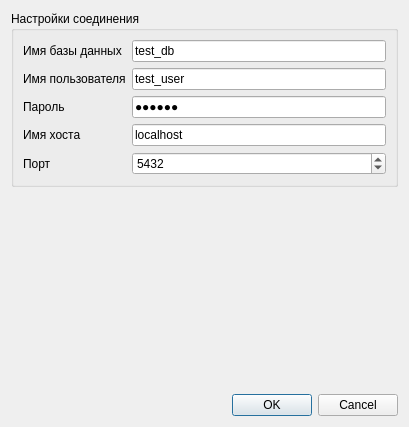
<?xml version="1.0" encoding="UTF-8"?>
<ui version="4.0">
 <class>sqlconnectiondialog</class>
 <widget class="QWidget" name="sqlconnectiondialog">
  <property name="geometry">
   <rect>
    <x>0</x>
    <y>0</y>
    <width>409</width>
    <height>427</height>
   </rect>
  </property>
  <property name="windowTitle">
   <string>Form</string>
  </property>
  <layout class="QVBoxLayout" name="verticalLayout_2">
   <item>
    <widget class="QGroupBox" name="groupBox">
     <property name="title">
      <string>Настройки соединения</string>
     </property>
     <layout class="QVBoxLayout" name="verticalLayout">
      <item>
       <layout class="QFormLayout" name="formLayout">
        <item row="0" column="0">
         <widget class="QLabel" name="label">
          <property name="text">
           <string>Имя базы данных</string>
          </property>
         </widget>
        </item>
        <item row="0" column="1">
         <widget class="QLineEdit" name="editNameDB">
          <property name="sizePolicy">
           <sizepolicy hsizetype="MinimumExpanding" vsizetype="Fixed">
            <horstretch>0</horstretch>
            <verstretch>0</verstretch>
           </sizepolicy>
          </property>
          <property name="text">
           <string>test_db</string>
          </property>
         </widget>
        </item>
        <item row="1" column="0">
         <widget class="QLabel" name="label_2">
          <property name="text">
           <string>Имя пользователя</string>
          </property>
         </widget>
        </item>
        <item row="1" column="1">
         <widget class="QLineEdit" name="editNameUser">
          <property name="sizePolicy">
           <sizepolicy hsizetype="MinimumExpanding" vsizetype="Fixed">
            <horstretch>0</horstretch>
            <verstretch>0</verstretch>
           </sizepolicy>
          </property>
          <property name="text">
           <string>test_user</string>
          </property>
         </widget>
        </item>
        <item row="2" column="0">
         <widget class="QLabel" name="label_3">
          <property name="text">
           <string>Пароль</string>
          </property>
         </widget>
        </item>
        <item row="2" column="1">
         <widget class="QLineEdit" name="editPassword">
          <property name="sizePolicy">
           <sizepolicy hsizetype="MinimumExpanding" vsizetype="Fixed">
            <horstretch>0</horstretch>
            <verstretch>0</verstretch>
           </sizepolicy>
          </property>
          <property name="text">
           <string>123456</string>
          </property>
          <property name="echoMode">
           <enum>QLineEdit::Password</enum>
          </property>
         </widget>
        </item>
        <item row="3" column="0">
         <widget class="QLabel" name="label_4">
          <property name="text">
           <string>Имя хоста</string>
          </property>
         </widget>
        </item>
        <item row="3" column="1">
         <widget class="QLineEdit" name="editHost">
          <property name="sizePolicy">
           <sizepolicy hsizetype="MinimumExpanding" vsizetype="Fixed">
            <horstretch>0</horstretch>
            <verstretch>0</verstretch>
           </sizepolicy>
          </property>
          <property name="text">
           <string>localhost</string>
          </property>
         </widget>
        </item>
        <item row="4" column="0">
         <widget class="QLabel" name="label_5">
          <property name="text">
           <string>Порт</string>
          </property>
         </widget>
        </item>
        <item row="4" column="1">
         <widget class="QSpinBox" name="editPort">
          <property name="sizePolicy">
           <sizepolicy hsizetype="MinimumExpanding" vsizetype="Fixed">
            <horstretch>0</horstretch>
            <verstretch>0</verstretch>
           </sizepolicy>
          </property>
          <property name="maximum">
           <number>65500</number>
          </property>
          <property name="value">
           <number>5432</number>
          </property>
         </widget>
        </item>
       </layout>
      </item>
     </layout>
    </widget>
   </item>
   <item>
    <spacer name="verticalSpacer">
     <property name="orientation">
      <enum>Qt::Vertical</enum>
     </property>
     <property name="sizeHint" stdset="0">
      <size>
       <width>20</width>
       <height>212</height>
      </size>
     </property>
    </spacer>
   </item>
   <item>
    <widget class="QDialogButtonBox" name="buttonBox">
     <property name="standardButtons">
      <set>QDialogButtonBox::Cancel|QDialogButtonBox::Ok</set>
     </property>
    </widget>
   </item>
  </layout>
 </widget>
 <resources/>
 <connections/>
</ui>
